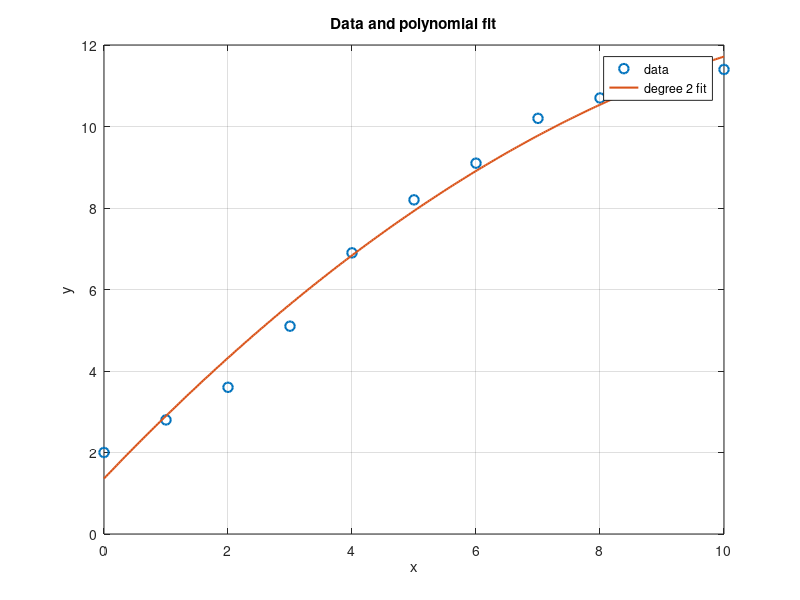
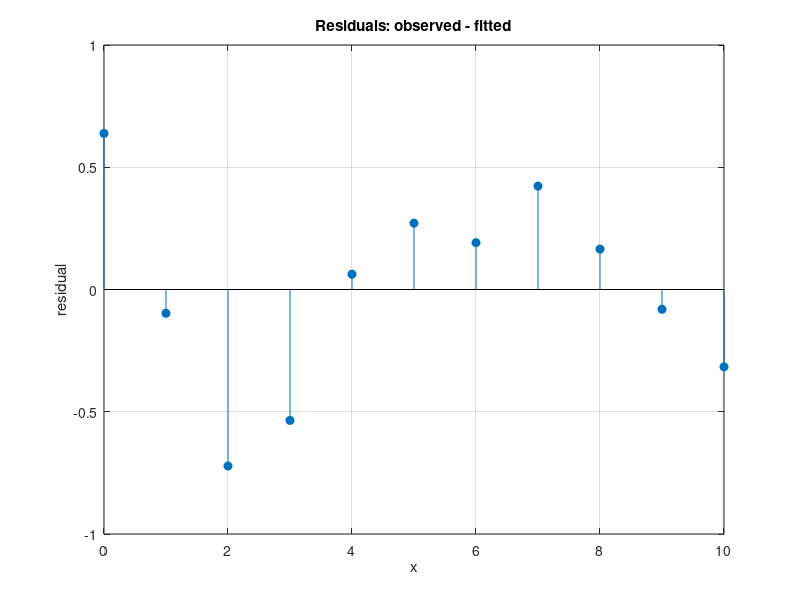

The MATLAB source for these figures, in order:
% MATH 346 - Week 3
% Curve fitting, interpolation, and residual checks

clear; clc; close all;

x = [0 1 2 3 4 5 6 7 8 9 10];
y = [2.0 2.8 3.6 5.1 6.9 8.2 9.1 10.2 10.7 11.1 11.4];

degree = 2;
p = polyfit(x, y, degree);
yhat = polyval(p, x);
residuals = y - yhat;

x_fine = linspace(min(x), max(x), 300);
y_fine = polyval(p, x_fine);

figure;
plot(x, y, "o", "MarkerSize", 7, "LineWidth", 1.5);
hold on;
plot(x_fine, y_fine, "LineWidth", 1.5);
hold off;
grid on;
xlabel("x");
ylabel("y");
title("Data and polynomial fit");
legend("data", "degree 2 fit", "Location", "best");

figure;
stem(x, residuals, "filled");
grid on;
xlabel("x");
ylabel("residual");
title("Residuals: observed - fitted");

rmse = sqrt(mean(residuals.^2));
fprintf("Degree %d RMSE: %.4f\n", degree, rmse);
